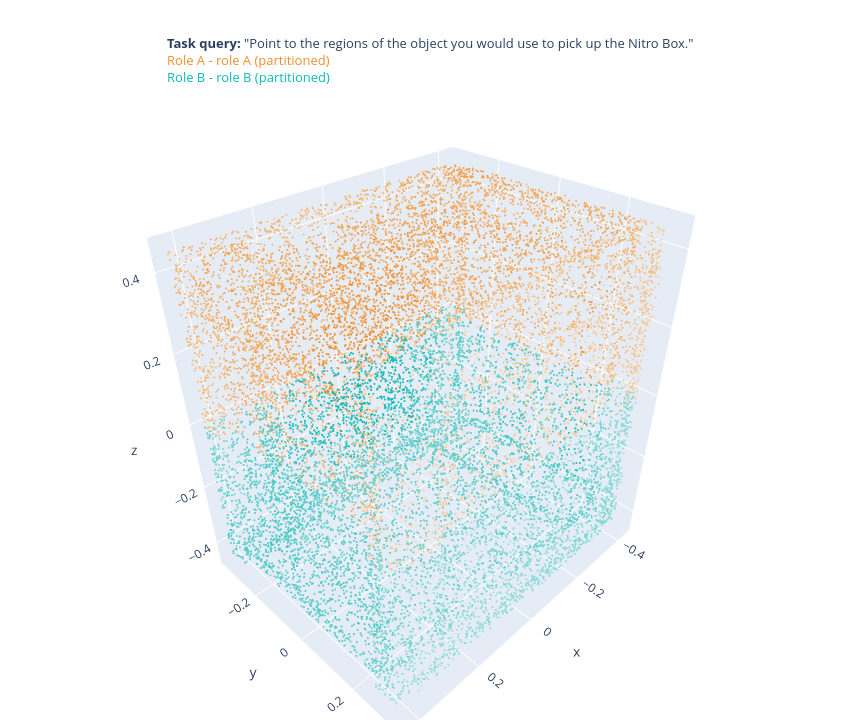

The cell this chart's notebook holds for it:
### Code cell
show_result("0321ff8d")

### Figure 1 — Plotly figure (JSON) as saved in the notebook; plotly's stock layout.template omitted (floating-point values rounded to 4 significant figures; data arrays with more than 128 entries replaced by an {"elided": "..."} marker saying what was removed)
{"data": [{"hoverinfo": "skip", "marker": {"color": "lightgrey", "opacity": 0.25, "size": 1.2}, "mode": "markers", "name": "object", "type": "scatter3d", "x": {"elided": "16384 float values"}, "y": {"elided": "16384 float values"}, "z": {"elided": "16384 float values"}}, {"marker": {"cmax": 0.9996, "cmin": 0.15, "color": {"elided": "8192 float values"}, "colorscale": [[0, "#FBDDB6"], [1, "#F28E2B"]], "opacity": 0.9, "size": 1.2}, "mode": "markers", "name": "role A (partitioned)", "type": "scatter3d", "x": {"elided": "8192 float values"}, "y": {"elided": "8192 float values"}, "z": {"elided": "8192 float values"}}, {"marker": {"cmax": 0.9995, "cmin": 0.15, "color": {"elided": "8191 float values"}, "colorscale": [[0, "#BFE9E6"], [1, "#0ABAB5"]], "opacity": 0.9, "size": 1.2}, "mode": "markers", "name": "role B (partitioned)", "type": "scatter3d", "x": {"elided": "8191 float values"}, "y": {"elided": "8191 float values"}, "z": {"elided": "8191 float values"}}], "layout": {"annotations": [{"align": "left", "font": {"size": 13}, "showarrow": false, "text": "<b>Task query:</b> \"Point to the regions of the object you would use to pick up the Nitro Box.\"<br><span style='color:#F28E2B'>Role A - role A (partitioned)</span><br><span style='color:#0ABAB5'>Role B - role B (partitioned)</span>", "x": 0.5, "xanchor": "center", "xref": "paper", "y": 1.02, "yanchor": "bottom", "yref": "paper"}], "height": 720, "margin": {"b": 0, "l": 0, "r": 0, "t": 100}, "scene": {"aspectmode": "data"}, "showlegend": false, "width": 860}}
